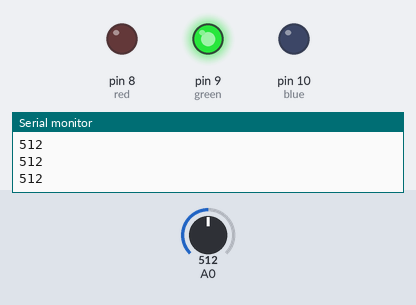
The sketch below on a simulated Arduino Uno, built with avr-gcc and run on an emulated ATmega328P. On the bench: output pins drawn as LEDs (lit = HIGH), the last lines printed to the serial monitor. The inputs (shaded band) are chosen by the test bench; at power-on: A0 = 512.

Above: at 1.2 s.
1.3 s: A0 set to 593
2.8 s: A0 set to 614
At 3.9 s:
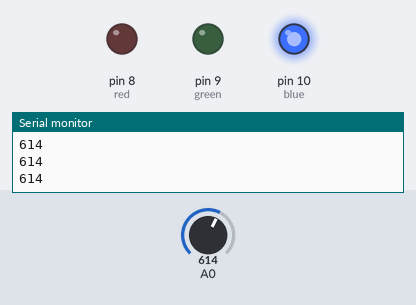
4.3 s: A0 set to 290
At 4.9 s:
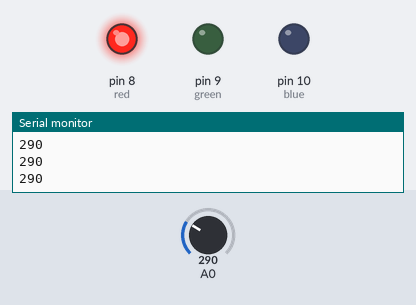
5.8 s: A0 set to 312
At 6.2 s:
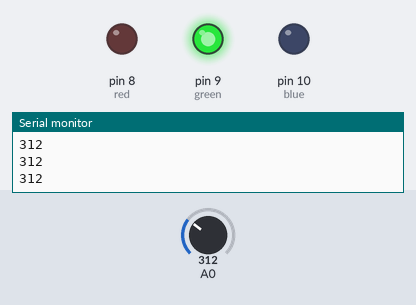
7.3 s: A0 set to 122
At 8.4 s:
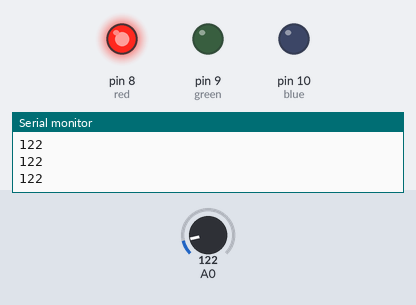
Timing chart, 0 to 9.8 s (numbered marks = the images above; inputs shaded):
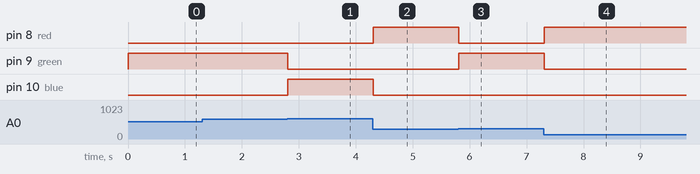

Measured:
- the behaviour switches between 600 and 601 on A0 (found by bisection; images 0 and 1)
- the behaviour switches between 300 and 301 on A0 (found by bisection; images 2 and 3)
- after the input at 2.8 s, pin 9 (green): HIGH → LOW at once; pin 10 (blue): LOW → HIGH at once
- after the input at 4.3 s, pin 8 (red): LOW → HIGH at once; pin 10 (blue): HIGH → LOW at once
- after the input at 5.8 s, pin 8 (red): HIGH → LOW at once; pin 9 (green): LOW → HIGH at once
- after the input at 7.3 s, pin 8 (red): LOW → HIGH at once; pin 9 (green): HIGH → LOW at once

The sketch:

06_Soil_Moisture_Test.ino
```cpp
// Soil Moisture Test
// Circuit Diagram: Diagram 02 in readme file

const int red = 8, green = 9, blue = 10;
int moisture;
void setup()
{
  Serial.begin(9600);
  pinMode(A0, INPUT);
    pinMode(red, OUTPUT);
  	pinMode(green, OUTPUT);
  	pinMode(blue, OUTPUT);


}


void loop() {
moisture = analogRead(A0);
  Serial.println(moisture);

  if(moisture <= 300){
    digitalWrite(red, HIGH);
    digitalWrite(green, LOW);
    digitalWrite(blue, LOW);
  }else if(moisture > 300 && moisture <= 600){
    digitalWrite(red, LOW);
    digitalWrite(blue, LOW);
    digitalWrite(green, HIGH);
  }else{
    digitalWrite(red, LOW);
    digitalWrite(green, LOW);
    digitalWrite(blue, HIGH);
  }

}
```
